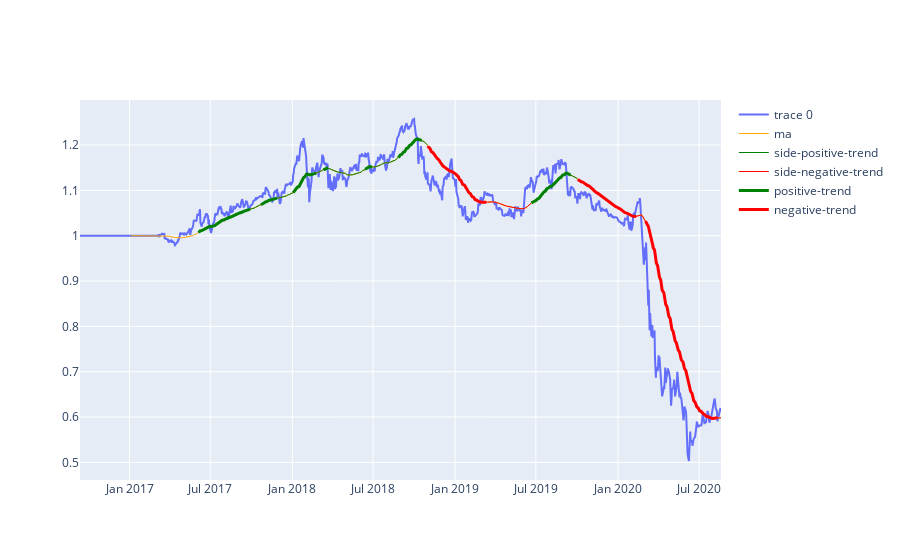

Notebook code cell kept with this figure:
### Markdown cell above
Let's analyze performance trend...

### Code cell
performance = top_stats.loc[:,"equity"]

# performance MA
p_ma = xrtl.WMA(performance, 80)

# ROC
p_roc = xrtl.ROCP(p_ma, timeperiod=20)

# We suppose, when abs(roc) < sideways_threshold, the trend is sideways. 
p_sideways_threshold = 0.01

# positive trend direction
p_positive_trend = p_roc > p_sideways_threshold 
# negtive trend direction
p_negative_trend = p_roc < -p_sideways_threshold 
# sideways
p_sideways_trend = abs(p_roc) <= p_sideways_threshold

# This is a street magic. We will elliminate sideway
# We suppose that a sideways trend after a positive trend is also positive
p_side_positive_trend = p_positive_trend.where(p_sideways_trend == False).ffill('time').fillna(False)
# and a sideways trend after a negative trend is also negative
p_side_negative_trend = p_negative_trend.where(p_sideways_trend == False).ffill('time').fillna(False)

# charts with trend indicator

# draw performance chart
fig = go.Figure(data = [
    go.Scatter(
        x=performance.time.to_pandas(),
        y=performance,
        hovertext='performance',
    ),
    go.Scatter(
        x = p_ma.time.to_pandas(),
        y = p_ma,
        name='ma',
        line = dict(width=1,color='orange')
    ),
    go.Scatter(
        x = p_ma.time.to_pandas(),
        y = p_ma.where(p_side_positive_trend),
        name='side-positive-trend',
        line = dict(width=1,color='green')
    ),
    go.Scatter(
        x = p_ma.time.to_pandas(),
        y = p_ma.where(p_side_negative_trend),
        name='side-negative-trend',
        line = dict(width=1,color='red')
    ),
    go.Scatter(
        x = p_ma.time.to_pandas(),
        y = p_ma.where(p_positive_trend),
        name='positive-trend',
        line = dict(width=3,color='green')
    ),
    go.Scatter(
        x = p_ma.time.to_pandas(),
        y = p_ma.where(p_negative_trend),
        name='negative-trend',
        line = dict(width=3,color='red')
    ) 
])
fig.update_yaxes(fixedrange=False) # unlock vertical scrolling
fig.show()

### Figure 1 — Plotly figure (JSON) as saved in the notebook; plotly's stock layout.template omitted (floating-point values rounded to 4 significant figures; data arrays with more than 128 entries replaced by an {"elided": "..."} marker saying what was removed)
{"data": [{"hovertext": "performance", "type": "scatter", "x": {"elided": "992 str values"}, "y": {"elided": "992 float values"}}, {"line": {"color": "orange", "width": 1}, "name": "ma", "type": "scatter", "x": {"elided": "992 str values"}, "y": {"elided": "992 float values"}}, {"line": {"color": "green", "width": 1}, "name": "side-positive-trend", "type": "scatter", "x": {"elided": "992 str values"}, "y": {"elided": "992 float values"}}, {"line": {"color": "red", "width": 1}, "name": "side-negative-trend", "type": "scatter", "x": {"elided": "992 str values"}, "y": {"elided": "992 float values"}}, {"line": {"color": "green", "width": 3}, "name": "positive-trend", "type": "scatter", "x": {"elided": "992 str values"}, "y": {"elided": "992 float values"}}, {"line": {"color": "red", "width": 3}, "name": "negative-trend", "type": "scatter", "x": {"elided": "992 str values"}, "y": {"elided": "992 float values"}}], "layout": {"yaxis": {"fixedrange": false}}}
